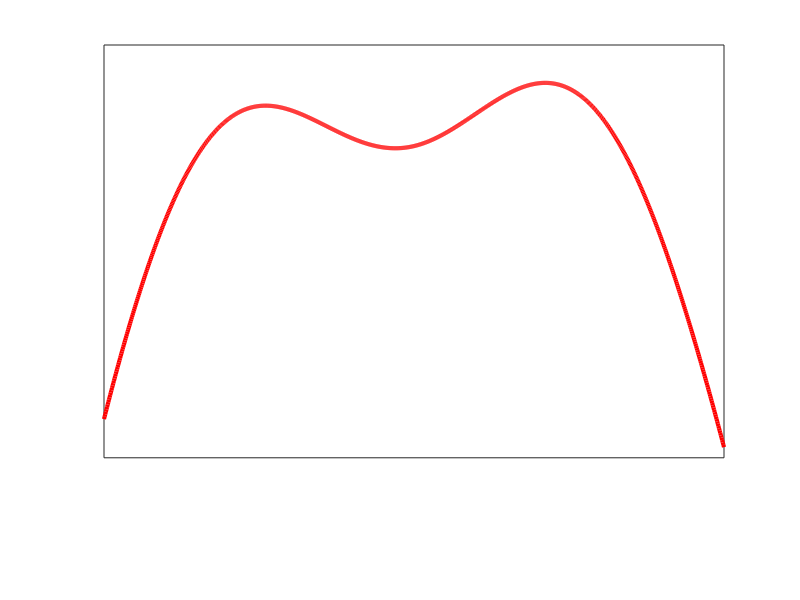

Write MATLAB code to recreate this figure. (Note: this script raises an error after producing the figure.)
%% Example/test of elastic maps with F
%setup paths
addpath('elmap');
addpath('utils');
addpath('cvx-a64');
addpath('algorithms');
addpath('data');
addpath('examples');
addpath('fm2tools');

%setup simulated demos
N = 1000;
t = linspace(0, 10, N);
t = reshape(t, [N, 1]);
x1 = -0.005*abs((t-5).^3) + 0.1 * sin(t) - 0.5;
traj = [t, x1];

%weights/constants
stretch = 10.0;
bend = 20.0;
init = traj(1:10:N, :); %random initial map, does not matter that much
%rng('default');
%init = init + normrnd(0, 0.05, size(init));

%generate F matrix
data = traj;
n=1;
%map = ones(300,500);
sat = 0.3;                % Saturation, between 0 and 1.
aoi_size = 10;             % Pixels of the area of influence.
plot(data(:, 1), data(:, 2), 'r', 'linewidth', 3);
% axis padded % Add a little space 
axi = axis;
f=gca;
set(gca,'xtick',[],'ytick',[]);
exportgraphics(f,'map.png','ContentType','image')
%With that we can add obstacles in 2D
map = imread('map.png');
map = rgb2gray(map);
map= imbinarize(map);
map = flipdim(map,1);
[sizeX,sizeY] = size(map);
%Generate a free space with the dimensions of the path
mapFree= ones(sizeX,sizeY);
mapFree(1,1) = 0;
% mapFree(end,:) = 0;
% mapFree(:,1) = 0;
% mapFree(:,end) = 0;

for i=1:n
    dataX = interp1([axi(1) axi(2)],[0.5 sizeY],data(:,1));
    dataY = interp1([axi(3) axi(4)],[0.5 sizeX],data(:,2));
    demos{i} = [dataX';dataY'];    
end

% for k=1:n
%     demos{k} = data'; 
% end
[F, T, end_point, dx, dy] = FML(mapFree, demos, sat, aoi_size);

Fstruct.axi = axi;
Fstruct.sizeX = sizeX;
Fstruct.sizeY = sizeY;

%solve map
nodes = ElasticMapF(stretch, bend, init, [1, length(init)], [0, -1; 10 -1], F, Fstruct);

%plot solution
figure;
hold on;

plot(traj(:, 1), traj(:, 2), 'k', 'linewidth', 5);
plot(init(:, 1), init(:, 2), 'r', 'linewidth', 3);
plot(nodes(:, 1), nodes(:, 2), 'g', 'linewidth', 3);
plot(0, -1, 'b*')
plot(10, -1, 'm*')